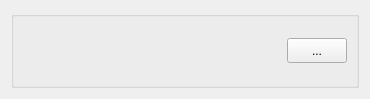
<?xml version="1.0" encoding="UTF-8"?>
<ui version="4.0">
 <class>DeviceWidget</class>
 <widget class="QWidget" name="DeviceWidget">
  <property name="geometry">
   <rect>
    <x>0</x>
    <y>0</y>
    <width>370</width>
    <height>99</height>
   </rect>
  </property>
  <property name="windowTitle">
   <string>DeviceWidget</string>
  </property>
  <layout class="QHBoxLayout" name="horizontalLayout_2">
   <item>
    <widget class="QGroupBox" name="groupBox_2">
     <property name="title">
      <string/>
     </property>
     <layout class="QHBoxLayout" name="horizontalLayout_3">
      <item>
       <widget class="QLabel" name="name">
        <property name="text">
         <string/>
        </property>
       </widget>
      </item>
      <item>
       <widget class="QLabel" name="id">
        <property name="text">
         <string/>
        </property>
       </widget>
      </item>
      <item>
       <widget class="QPushButton" name="deviceDetailsButton">
        <property name="maximumSize">
         <size>
          <width>60</width>
          <height>25</height>
         </size>
        </property>
        <property name="text">
         <string>...</string>
        </property>
        <property name="checkable">
         <bool>true</bool>
        </property>
       </widget>
      </item>
     </layout>
    </widget>
   </item>
  </layout>
 </widget>
 <resources/>
 <connections/>
</ui>
